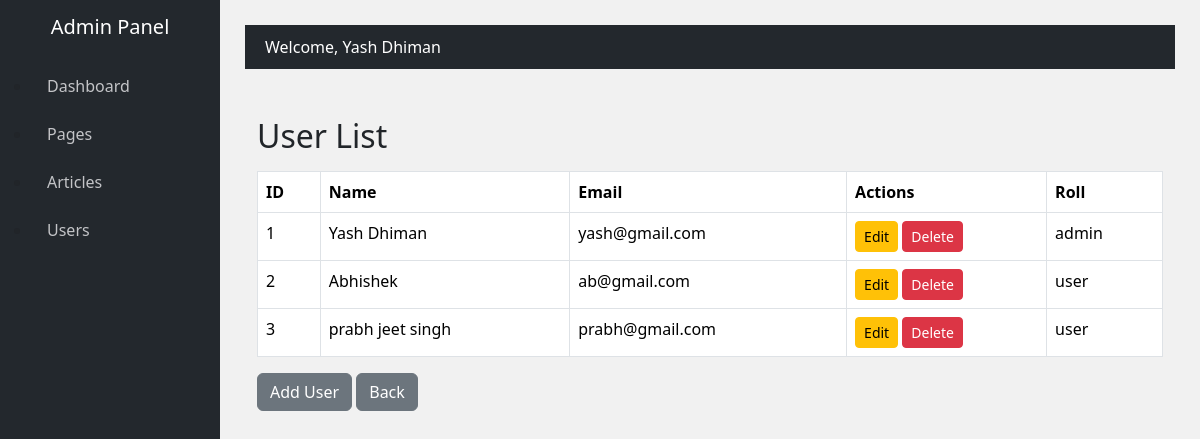
Page /admin/users (signed in) on the committed database.
### tables this page shows
CREATE TABLE users (
            id INTEGER PRIMARY KEY AUTOINCREMENT,
            name TEXT NOT NULL,
            email TEXT NOT NULL UNIQUE,
            password TEXT NOT NULL,
            role TEXT NOT NULL
        );

### admin_app/routes.py (the view)
@admin_bp.route("/users")
def users():
    if not is_admin():
        flash("Access denied", "danger")
        return redirect(url_for("admin.dashboard"))
    conn = get_db()
    users = conn.execute("SELECT * FROM users").fetchall()
    conn.close()
    return render_template("users.html", users=users)

### admin_app/routes.py (called while the page is built)
def get_db():
    conn = sqlite3.connect(DB_NAME)
    conn.row_factory = sqlite3.Row
    return conn

def is_admin():
    if "user_id" not in session:
        return False
    conn = get_db()
    user = conn.execute("SELECT role FROM users WHERE id=?", (session["user_id"],)).fetchone()
    conn.close()
    return user and user["role"] == "admin"

### admin_app/templates/users.html (shortened to what this page needs)
{% extends "admin_base.html" %}
{% block content %}
<div class="container mt-5">
    <h2>User List</h2>
    <table class="table table-bordered mt-3">
        <thead>
            <tr>
                <th>ID</th>
                <th>Name</th>
                <th>Email</th>
                <th width="200">Actions</th>
                <th>Roll</th>
            </tr>
        </thead>
        <tbody>
        {% for user in users %}
            <tr>
                <td>{{ user["id"] }}</td>
                <td>{{ user["name"] }}</td>
                <td>{{ user["email"] }}</td>
                <td>
                    <a href="{{ url_for('admin.edit_user', id=user['id']) }}" class="btn btn-warning btn-sm">Edit</a>
                    <a href="{{ url_for('admin.delete_user', id=user['id']) }}"
                       class="btn btn-danger btn-sm"
                       onclick="return confirm('Are you sure?')">
                       Delete
                    </a>
                </td>
               <td>{{ user["role"] }}</td>
            </tr>
        {% endfor %}
        </tbody>
    </table>
    <a href="/admin/add-user" class="btn btn-secondary">Add User</a>
    <a href="{{ url_for('admin.dashboard') }}" class="btn btn-secondary">Back</a>
</div>
{% endblock %}

### admin_app/templates/admin_base.html (shortened to what this page needs)
<!DOCTYPE html>
<html lang="en">
<head>
    <link href="https://cdn.jsdelivr.net/npm/bootstrap@5.3.2/dist/css/bootstrap.min.css" rel="stylesheet">
        <link href="https://cdn.quilljs.com/1.3.6/quill.snow.css" rel="stylesheet">
</head>
<body>
<div class="sidebar">
    <h5>Admin Panel</h5>
<ul>
    <li><a href="{{ url_for('admin.dashboard') }}">Dashboard</a></li>
    <li><a href="{{ url_for('admin.pages') }}">Pages</a></li>
    <li><a href="{{ url_for('admin.admin_posts') }}">Articles</a></li>
    <li><a href="{{ url_for('admin.users') }}">Users</a></li>
</ul>
</div>
<div class="content">
    <div class="topbar">
        Welcome, {{ session.get('user_name') }}
    </div>
    {% block content %}{% endblock %}
</div>
</body>
</html>

### admin_app/templates/admin_base.html (style rules this page uses)
body { background:#f1f1f1; }
.sidebar { width: 220px; height: 100vh; background: #23282d; position: fixed; top: 0; left: 0; }
.sidebar h5 { color: #fff; padding: 15px; text-align: center; }
.sidebar a { color: #c3c4c7; padding: 12px 15px; display: block; text-decoration: none; }
.content { margin-left: 220px; padding: 25px; }
.topbar { background: #23282d; color: #fff; padding: 10px 20px; margin-bottom: 20px; }

### rows in the picture
users: get "Yash Dhiman", id "1", name "Yash Dhiman", email "yash@gmail.com", role "admin"
users: id "2", name "Abhishek", email "ab@gmail.com", role "user"
users: id "3", name "prabh jeet singh", email "prabh@gmail.com", role "user"
